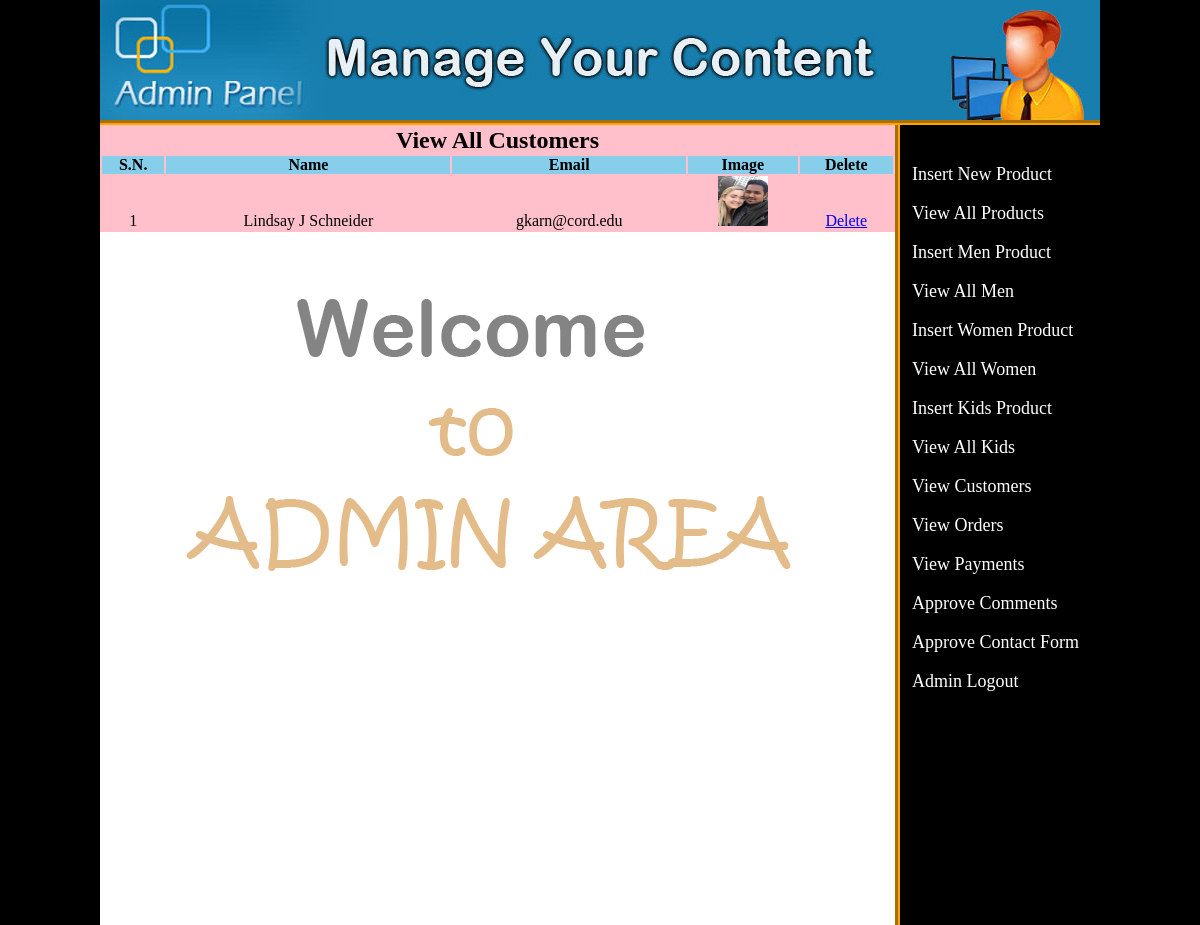
Page /admin_area/index.php?view_customers on the committed database.
### tables this page shows
CREATE TABLE `customers` (
  `customer_id` int(10) NOT NULL,
  `customer_ip` varchar(255) NOT NULL,
  `customer_name` text NOT NULL,
  `customer_email` varchar(100) NOT NULL,
  `customer_pass` varchar(100) NOT NULL,
  `customer_country` text NOT NULL,
  `customer_city` text NOT NULL,
  `customer_contact` varchar(255) NOT NULL,
  `customer_image` text NOT NULL,
  `customer_address` text NOT NULL
);

### admin_area/view_customers.php (the view)
<table width="795" align="center" bgcolor="pink">
	<tr align="center">
	<td colspan="6"><h2>View All Customers</h2></td>
	</tr>
	<tr align="center" bgcolor="skyblue">
		<th>S.N.</th>
		<th>Name</th>
		<th>Email</th>
		<th>Image</th>
		<th>Delete</th>
	</tr>
	<?php
		include("includes/db.php");
		$get_c = "select * from customers";
		$run_c = mysqli_query($con, $get_c);
		$i = 0;
		while ($row_c = mysqli_fetch_array($run_c)){
				$c_id = $row_c['customer_id'];
				$c_name = $row_c['customer_name'];
				$c_email = $row_c['customer_email'];
				$c_image = $row_c['customer_image'];
				$i++;
	?>
	<tr align="center">
		<td><?php echo $i; ?></td>
		<td><?php echo $c_name; ?></td>
		<td><?php echo $c_email; ?></td>
		<td><img src="../customer/customer_images/<?php echo $c_image;?>" width="50" height="50"/></td>
		<td><a href="delete_c.php?delete_c=<?php echo $c_id; ?>">Delete</a></td>
	</tr>
	<?php } ?>
</table>

### admin_area/styles/style.css (style rules this page uses)
html, body, div, span, applet, object, iframe, h1, h2, h3, h4, h5, h6, p, blockquote, pre, a, abbr, acronym, address, big, cite, code, del, dfn, em, img, ins, kbd, q, s, samp, small, strike, strong, sub, sup, tt, var, b, u, i, center, dl, dt, dd, ol, ul, li, fieldset, form, label, legend, table, caption, tbody, tfoot, thead, tr, th, td, article, aside, canvas, details, embed, figure, figcaption, footer, header, hgroup, menu, nav, output, ruby, section, summary, time, mark, audio, video { margin: 0; padding: 0; border: 0; vertical-align: baseline; }
body { background:black; }

### rows in the picture
customers: customer_name "Lindsay J Schneider", customer_email "gkarn@cord.edu", customer_image (picture)
